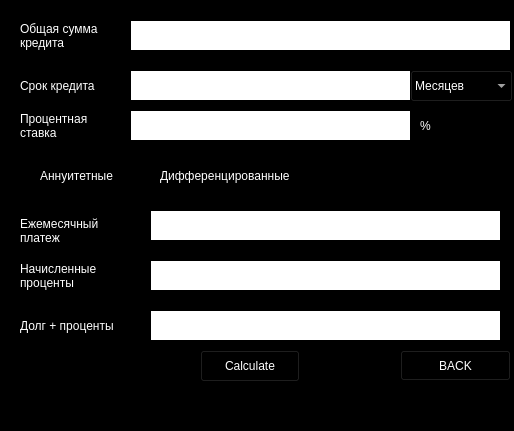
<?xml version="1.0" encoding="UTF-8"?>
<ui version="4.0">
 <class>credit_window</class>
 <widget class="QMainWindow" name="credit_window">
  <property name="geometry">
   <rect>
    <x>0</x>
    <y>0</y>
    <width>514</width>
    <height>431</height>
   </rect>
  </property>
  <property name="windowTitle">
   <string>MainWindow</string>
  </property>
  <property name="styleSheet">
   <string notr="true">QWidget {
  background-color: #000000;
  color: white;
}</string>
  </property>
  <widget class="QWidget" name="centralwidget">
   <widget class="QLabel" name="label_price_info">
    <property name="geometry">
     <rect>
      <x>20</x>
      <y>0</y>
      <width>101</width>
      <height>71</height>
     </rect>
    </property>
    <property name="text">
     <string>Общая сумма 
кредита</string>
    </property>
   </widget>
   <widget class="QLabel" name="label">
    <property name="geometry">
     <rect>
      <x>20</x>
      <y>60</y>
      <width>101</width>
      <height>51</height>
     </rect>
    </property>
    <property name="text">
     <string>Срок кредита</string>
    </property>
   </widget>
   <widget class="QLabel" name="label_2">
    <property name="geometry">
     <rect>
      <x>20</x>
      <y>110</y>
      <width>91</width>
      <height>31</height>
     </rect>
    </property>
    <property name="text">
     <string>Процентная 
ставка</string>
    </property>
   </widget>
   <widget class="QLabel" name="label_3">
    <property name="geometry">
     <rect>
      <x>420</x>
      <y>110</y>
      <width>58</width>
      <height>31</height>
     </rect>
    </property>
    <property name="text">
     <string>%</string>
    </property>
   </widget>
   <widget class="QLabel" name="label_4">
    <property name="geometry">
     <rect>
      <x>20</x>
      <y>210</y>
      <width>101</width>
      <height>41</height>
     </rect>
    </property>
    <property name="text">
     <string>Ежемесячный 
платеж</string>
    </property>
   </widget>
   <widget class="QLabel" name="label_5">
    <property name="geometry">
     <rect>
      <x>20</x>
      <y>250</y>
      <width>101</width>
      <height>51</height>
     </rect>
    </property>
    <property name="text">
     <string>Начисленные 
проценты</string>
    </property>
   </widget>
   <widget class="QLabel" name="label_6">
    <property name="geometry">
     <rect>
      <x>20</x>
      <y>310</y>
      <width>121</width>
      <height>31</height>
     </rect>
    </property>
    <property name="text">
     <string>Долг + проценты</string>
    </property>
   </widget>
   <widget class="QLabel" name="label_7_montly_pay">
    <property name="geometry">
     <rect>
      <x>160</x>
      <y>220</y>
      <width>341</width>
      <height>21</height>
     </rect>
    </property>
    <property name="text">
     <string/>
    </property>
   </widget>
   <widget class="QLabel" name="label_7_percents">
    <property name="geometry">
     <rect>
      <x>150</x>
      <y>260</y>
      <width>351</width>
      <height>31</height>
     </rect>
    </property>
    <property name="styleSheet">
     <string notr="true">QLabel {
color: black;
background-color: white;
border: 1px solid black;
font-size: 16px;
}</string>
    </property>
    <property name="text">
     <string/>
    </property>
   </widget>
   <widget class="QLabel" name="label_7_result">
    <property name="geometry">
     <rect>
      <x>150</x>
      <y>310</y>
      <width>351</width>
      <height>31</height>
     </rect>
    </property>
    <property name="styleSheet">
     <string notr="true">QLabel {
color: black;
background-color: white;
border: 1px solid black;
font-size: 16px;
}</string>
    </property>
    <property name="text">
     <string/>
    </property>
   </widget>
   <widget class="QComboBox" name="comboBox_type_date">
    <property name="geometry">
     <rect>
      <x>410</x>
      <y>70</y>
      <width>103</width>
      <height>32</height>
     </rect>
    </property>
    <item>
     <property name="text">
      <string>Месяцев</string>
     </property>
    </item>
    <item>
     <property name="text">
      <string>Лет</string>
     </property>
    </item>
   </widget>
   <widget class="QPushButton" name="pushButton_calculate">
    <property name="geometry">
     <rect>
      <x>200</x>
      <y>350</y>
      <width>100</width>
      <height>32</height>
     </rect>
    </property>
    <property name="text">
     <string>Calculate</string>
    </property>
   </widget>
   <widget class="QRadioButton" name="radioButton">
    <property name="geometry">
     <rect>
      <x>20</x>
      <y>160</y>
      <width>131</width>
      <height>31</height>
     </rect>
    </property>
    <property name="text">
     <string>Аннуитетные</string>
    </property>
   </widget>
   <widget class="QRadioButton" name="radioButton_2">
    <property name="geometry">
     <rect>
      <x>140</x>
      <y>160</y>
      <width>191</width>
      <height>31</height>
     </rect>
    </property>
    <property name="text">
     <string>Дифференцированные</string>
    </property>
   </widget>
   <widget class="QLineEdit" name="lineEdit_percents">
    <property name="geometry">
     <rect>
      <x>130</x>
      <y>110</y>
      <width>281</width>
      <height>31</height>
     </rect>
    </property>
    <property name="styleSheet">
     <string notr="true">QLineEdit {
color: black;
background-color: white;
border: 1px solid black;
font-size: 16px;
}</string>
    </property>
   </widget>
   <widget class="QLineEdit" name="lineEdit_sum">
    <property name="geometry">
     <rect>
      <x>130</x>
      <y>20</y>
      <width>381</width>
      <height>31</height>
     </rect>
    </property>
    <property name="styleSheet">
     <string notr="true">QLineEdit {
color: black;
background-color: white;
border: 1px solid black;
font-size: 16px;
}</string>
    </property>
   </widget>
   <widget class="QLineEdit" name="lineEdit_months">
    <property name="geometry">
     <rect>
      <x>130</x>
      <y>70</y>
      <width>281</width>
      <height>31</height>
     </rect>
    </property>
    <property name="styleSheet">
     <string notr="true">QLineEdit {
color: black;
background-color: white;
border: 1px solid black;
font-size: 16px;
}</string>
    </property>
   </widget>
   <widget class="QTextEdit" name="textEdit">
    <property name="geometry">
     <rect>
      <x>150</x>
      <y>210</y>
      <width>351</width>
      <height>31</height>
     </rect>
    </property>
    <property name="styleSheet">
     <string notr="true">QTextEdit {
color: black;
background-color: white;
border: 1px solid black;
font-size: 16px;
}</string>
    </property>
   </widget>
   <widget class="QPushButton" name="btn_back">
    <property name="geometry">
     <rect>
      <x>400</x>
      <y>350</y>
      <width>111</width>
      <height>31</height>
     </rect>
    </property>
    <property name="text">
     <string>BACK</string>
    </property>
   </widget>
  </widget>
  <widget class="QMenuBar" name="menubar">
   <property name="geometry">
    <rect>
     <x>0</x>
     <y>0</y>
     <width>514</width>
     <height>22</height>
    </rect>
   </property>
  </widget>
  <widget class="QStatusBar" name="statusbar"/>
 </widget>
 <resources/>
 <connections/>
</ui>
